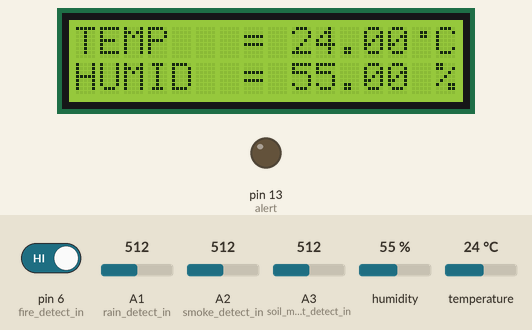
The sketch below on a simulated Arduino Uno, built with avr-gcc and run on an emulated ATmega328P. Parts: 16×2 character LCD, output pins drawn as LEDs (lit = HIGH). Inputs (shaded band) come from the test bench; at power-on: A1 (rain_detect_in) = 512, pin 6 (fire_detect_in) HIGH, A3 (soil_moist_detect_in) = 512, A2 (smoke_detect_in) = 512, humidity 55 %, temperature 24 °C. What the sketch prints to the serial monitor is not drawn.

Above: at 4.7 s.
4.8 s: A1 (rain_detect_in) set to 670
12.0 s: A1 (rain_detect_in) set to 697
At 17.5 s:
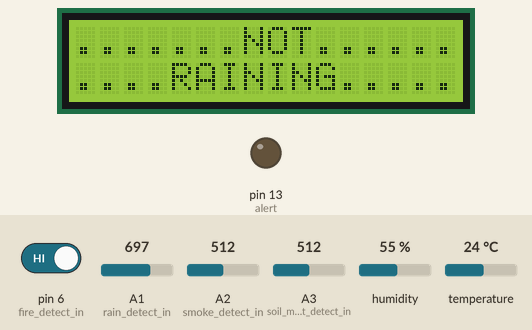
26.0 s: pin 6 (fire_detect_in) driven LOW
At 29.2 s:
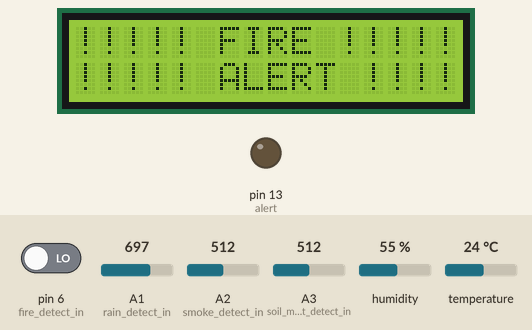
33.2 s: A3 (soil_moist_detect_in) set to 632
At 45.7 s:
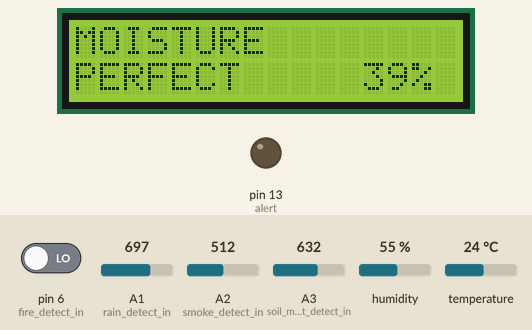
46.0 s: A3 (soil_moist_detect_in) set to 662
At 58.4 s:
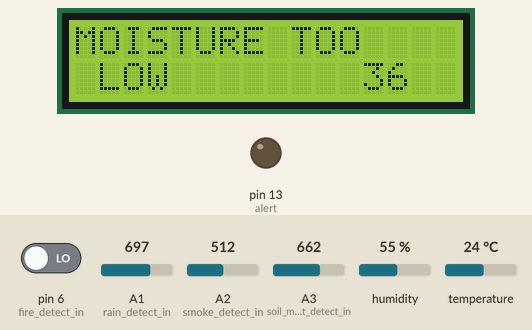
58.7 s: A3 (soil_moist_detect_in) set to 888
At 71.0 s:
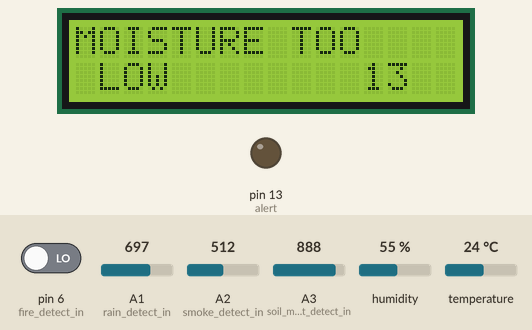
71.3 s: A3 (soil_moist_detect_in) set to 912
At 83.0 s:
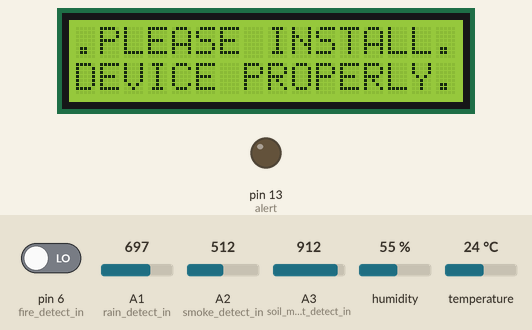
Timing chart, 0 to 84.5 s (numbered marks = the images above; inputs shaded):
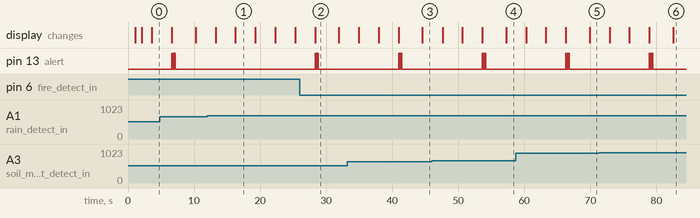

The sketch:

ARIA.ino
```cpp
#include <LiquidCrystal.h>
#include "dht.h"
#define dht_in A0

dht DHT;


LiquidCrystal lcd(12, 11, 5, 4, 3, 2);
const int alert = 13;     // for alert output pin
const int rain_detect_in=A1; //Rain sensor input pin
const int smoke_detect_in=A2; //Smoke sensor input pin
const int soil_moist_detect_in=A3; //Moisture sensor input pin
const int fire_detect_in=6; //Fire sensor input pin


const int MIN = 0;                  // MINIMUM VALUE OF SENSORS
const int MAX = 1024;               // MAXIMUM VALUE OF SENSORS
const int smokeThreshold = 600;     // MINIMUM VALUE FOR SMOKE DETECTION
const int moistureThreshold = 650;  // MINIMUM VALUE OF SOIL MOISTURE TO BE PERFECT
const int delayCount=10;            // SOME SENSORS TO SHOW REPEATEDLY

int fireStatusCounter=0;
int smokeStatusCounter=0;


// custom characters generated for matrix display we are using
byte heart[] =  {  B00000,  B01010,  B11111,  B11111,  B11111,  B01110,  B00100,  B00000  };

byte smiley[] = {  B00000,  B00000,  B01010,  B00000,  B00000,  B10001,  B01110,  B00000  };

byte degree[] = {  B00000,  B00110,  B00110,  B00000,  B00000,  B00000,  B00000,  B00000  };

void setup() {

  //here input / output of pins are declared
  pinMode(alert,OUTPUT);
  pinMode(dht_in,INPUT);
  pinMode(fire_detect_in,INPUT);
  pinMode(smoke_detect_in,INPUT);
  pinMode(soil_moist_detect_in,INPUT);
  Serial.begin(9600);
  lcd.begin(16,2);
  printStartingStatement();
}

void loop(){
  // gathering values and showing messages
  checkTemp();
  detectRain();
  detectFire();
  detectSmoke();
  detectMoisture();
}// end loop()

void detectMoisture(){
    int moisture=analogRead(soil_moist_detect_in);
    Serial.print("Moisture Value : "); Serial.println(moisture);
    lcd.clear();
    lcd.setCursor(0,0);
    if(moisture>900){    lcd.print(".PLEASE INSTALL.");  lcd.setCursor(0,1); lcd.print("DEVICE PROPERLY.");
        Serial.println("SOIL MOISTURE SENSOR NOT PLANTED");
    }else if(moisture>moistureThreshold){
        lcd.print("MOISTURE TOO");
        lcd.setCursor(0,1); lcd.print(" LOW "); lcd.setCursor(12,1); lcd.print(String((MAX-moisture)/10));
        Serial.println("Soil moisture too low");
    }else{
        lcd.print("MOISTURE");
        lcd.setCursor(0,1); lcd.print("PERFECT"); lcd.setCursor(12,1); lcd.print(String((MAX-moisture)/10)+String("%"));
        Serial.println("Soil moisture Perfect");
    }
   delay(3000);


}
void detectSmoke(){
    int smokeValue = analogRead(smoke_detect_in);
    Serial.print("Smoke sensor value");  Serial.println(smokeValue);
    if( smokeValue>smokeThreshold){
        lcd.clear();
        lcd.setCursor(0,0);      lcd.print("....BE ALERT....");  lcd.setCursor(0,1); lcd.print(".SMOKE DETECTED.");
        Serial.println("Fire ALert");
    }else if(smokeStatusCounter++>delayCount){
        lcd.clear();
        lcd.setCursor(0,0);      lcd.print("....NO SMOKE....");  lcd.setCursor(0,1); lcd.print("....DETECTED....");
        smokeStatusCounter=0;
    }
}

void detectFire(){
      int Flame = digitalRead(fire_detect_in);
       if (Flame== LOW){
          lcd.clear();
          lcd.setCursor(0,0);
          lcd.print("!!!!! FIRE !!!!!"); lcd.setCursor(0,1);  lcd.print("!!!!! ALERT !!!!");
          Serial.println("Fire!!!");
          showAlert();
          delay(3000);
      }
      else {
            if(fireStatusCounter++>delayCount){
              lcd.clear();
              lcd.setCursor(0,0);
              lcd.print("     NO FIRE    ");
              fireStatusCounter=0;
              delay(3000);
            }
            Serial.println("No Fire");
      }

}

void detectRain(){
      int rainReading = analogRead(rain_detect_in);
      int rain_mapped= map(rainReading, MIN, MAX, 0, 3);
      lcd.clear();
      lcd.setCursor(0,0);
      Serial.print("Rain possiblility "); Serial.println((MAX-rain_mapped));
       switch (rain_mapped) {
         case 0:    lcd.print("......HEAVY....."); lcd.setCursor(0,1); lcd.print("......RAIN......"); showAlert(); break;
         case 1:    lcd.print("......MIGHT....."); lcd.setCursor(0,1); lcd.print("......RAIN......"); showAlert(); break;
         case 2:    lcd.print(".......NOT......"); lcd.setCursor(0,1); lcd.print("....RAINING.....");  break;
        }
    delay(3000);
}

void checkTemp(){
    DHT.read11(dht_in);
    lcd.createChar(3,degree);
    lcd.clear();
    lcd.setCursor(0,0); lcd.print("TEMP   = "); lcd.print(DHT.temperature); lcd.write(3); lcd.print("C");
    lcd.setCursor(0,1); lcd.print("HUMID  = "); lcd.print(DHT.humidity); lcd.print(" %");

    Serial.print("Temperature = ");    Serial.print(DHT.temperature);     Serial.println("C  ");
    Serial.print("Humidity    = ");    Serial.print(DHT.humidity);    Serial.println(" %");

    delay(3000);
  }


void showAlert(){
    for(int i=0;i<3;i++){
      digitalWrite(alert, HIGH);      delay(100);
      digitalWrite(alert, LOW);       delay(100);
    }
}

void printStartingStatement(){
  lcd.createChar(1,smiley);   lcd.createChar(2,heart);
  lcd.noCursor();
  lcd.setCursor(0,0);  lcd.print("^^^Welcome TO^^^");  lcd.setCursor(0,1);  lcd.print("******ARIA******");
  delay(1000);    lcd.clear();
  lcd.setCursor(0,0);  lcd.print("ADVANCE RESEARCH");  lcd.setCursor(0,1);  lcd.print(" IN AGRICULTURE ");
  delay(1000);  lcd.clear();
  lcd.setCursor(0,0);  lcd.print(".MADE IN INDIA "); lcd.write(1);  lcd.setCursor(0,1);  lcd.print("....WITH LOVE ");  lcd.write(2);
  delay(1500);
}
```

Measured:
- the behaviour switches between 682 and 683 on A1 (rain_detect_in) (found by bisection; images 0 and 1)
- the behaviour switches between 650 and 651 on A3 (soil_moist_detect_in) (found by bisection; images 3 and 4)
- the behaviour switches between 900 and 901 on A3 (soil_moist_detect_in) (found by bisection; images 5 and 6)
- after the input at 12.0 s, pin 13 (alert): stops changing and stays LOW; the display: first differs from a run without the input after 4.3 s (image 1)
- after the input at 26.0 s, pin 13 (alert): alternates HIGH for 0.10 s and LOW for 0.10 s, 6 changes in all, then stays LOW, starting after 2.3 s; the display: changes after 2.3 s (image 2)
- after the input at 46.0 s, the display: first differs from a run without the input after 11.2 s (image 4)
- after the input at 71.3 s, the display: first differs from a run without the input after 11.3 s (image 6)
